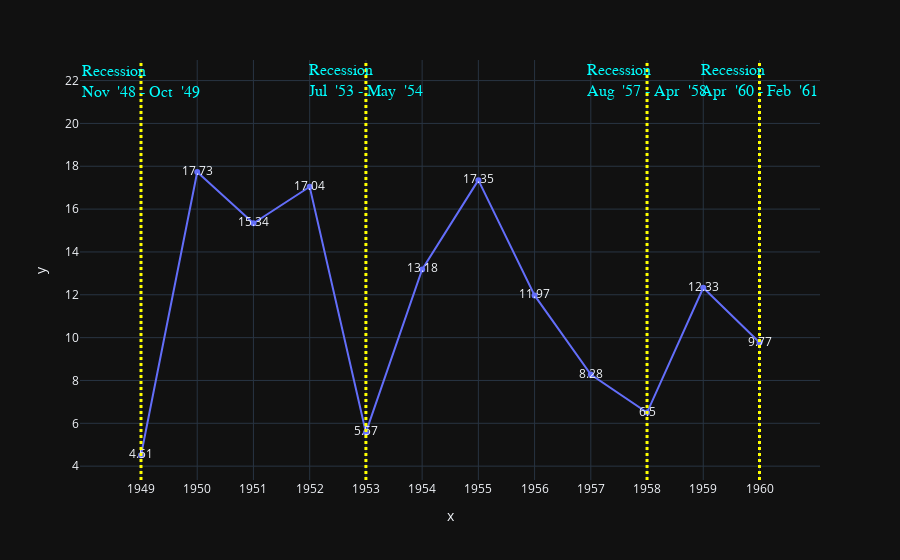

The cell this chart's notebook holds for it:
### Code cell
fig1 = px.line(x=df1.index, y=df1, text=df1.round(2))

fig1.update_xaxes(
    ticktext=df1.index.values,
    tickvals=df1.index.values,
    ticklen=12
)

fig1.add_annotation(
    x='1949', y=20 + 1,
    text=f'Recession<br>Nov  \'48 - Oct  \'49',
    yanchor='bottom', showarrow=False,
    arrowhead=1, arrowsize=1, arrowwidth=2, arrowcolor='#636363',
    ax=-20, ay=-30,
    font=dict(size=16, color='cyan', family='Arial'), align='left')

fig1.add_annotation(
    x='1953', y=20 + 1,
    text=f'Recession<br>Jul  \'53 - May  \'54',
    yanchor='bottom', showarrow=False,
    arrowhead=1, arrowsize=1, arrowwidth=2, arrowcolor='#636363',
    ax=-20, ay=-30,
    font=dict(size=16, color='cyan', family='Arial'), align='left')

fig1.add_annotation(
    x='1958', y=20 + 1,
    text=f'Recession<br>Aug  \'57 - Apr  \'58',
    yanchor='bottom', showarrow=False,
    arrowhead=1, arrowsize=1, arrowwidth=2, arrowcolor='#636363',
    ax=-20, ay=-30,
    font=dict(size=16, color='cyan', family='Arial'), align='left')

fig1.add_annotation(
    x='1960', y=20 + 1,
    text=f'Recession<br>Apr  \'60 - Feb  \'61',
    yanchor='bottom', showarrow=False,
    arrowhead=1, arrowsize=1, arrowwidth=2, arrowcolor='#636363',
    ax=-20, ay=-30,
    font=dict(size=16, color='cyan', family='Arial'), align='left')

fig1.update_layout(
    shapes=[
        dict(type='line', line=dict(color='yellow', width=3, dash='dot'),
             yref='paper', y0=0, y1=1,
             xref='x', x0='1949', x1='1949'),
        dict(type='line', line=dict(color='yellow', width=3, dash='dot'),
             yref='paper', y0=0, y1=1,
             xref='x', x0='1953', x1='1953'),
        dict(type='line', line=dict(color='yellow', width=3, dash='dot'),
             yref='paper', y0=0, y1=1,
             xref='x', x0='1958', x1='1958'),
        dict(type='line', line=dict(color='yellow', width=3, dash='dot'),
             yref='paper', y0=0, y1=1,
             xref='x', x0='1960', x1='1960'),
    ])

fig1.show()

# Source: https://www.investopedia.com/articles/economics/08/past-recessions.asp

### Figure 1 — Plotly figure (JSON) as saved in the notebook; plotly's stock layout.template omitted (floating-point values rounded to 4 significant figures)
{"data": [{"hovertemplate": "x=%{x}<br>y=%{y}<br>text=%{text}<extra></extra>", "legendgroup": "", "line": {"color": "#636efa", "dash": "solid"}, "marker": {"symbol": "circle"}, "mode": "markers+lines+text", "name": "", "orientation": "v", "showlegend": false, "text": [4.51, 17.73, 15.34, 17.04, 5.57, 13.18, 17.35, 11.97, 8.28, 6.5, 12.33, 9.77], "x": [1949, 1950, 1951, 1952, 1953, 1954, 1955, 1956, 1957, 1958, 1959, 1960], "xaxis": "x", "y": [4.509, 17.73, 15.34, 17.04, 5.573, 13.18, 17.35, 11.97, 8.277, 6.502, 12.33, 9.77], "yaxis": "y", "type": "scatter"}], "layout": {"xaxis": {"anchor": "y", "domain": [0.0, 1.0], "title": {"text": "x"}, "ticktext": [1949, 1950, 1951, 1952, 1953, 1954, 1955, 1956, 1957, 1958, 1959, 1960], "tickvals": [1949, 1950, 1951, 1952, 1953, 1954, 1955, 1956, 1957, 1958, 1959, 1960], "ticklen": 12}, "yaxis": {"anchor": "x", "domain": [0.0, 1.0], "title": {"text": "y"}}, "legend": {"tracegroupgap": 0}, "margin": {"t": 60}, "annotations": [{"align": "left", "arrowcolor": "#636363", "arrowhead": 1, "arrowsize": 1, "arrowwidth": 2, "ax": -20, "ay": -30, "font": {"color": "cyan", "family": "Arial", "size": 16}, "showarrow": false, "text": "Recession<br>Nov  '48 - Oct  '49", "x": "1949", "y": 21, "yanchor": "bottom"}, {"align": "left", "arrowcolor": "#636363", "arrowhead": 1, "arrowsize": 1, "arrowwidth": 2, "ax": -20, "ay": -30, "font": {"color": "cyan", "family": "Arial", "size": 16}, "showarrow": false, "text": "Recession<br>Jul  '53 - May  '54", "x": "1953", "y": 21, "yanchor": "bottom"}, {"align": "left", "arrowcolor": "#636363", "arrowhead": 1, "arrowsize": 1, "arrowwidth": 2, "ax": -20, "ay": -30, "font": {"color": "cyan", "family": "Arial", "size": 16}, "showarrow": false, "text": "Recession<br>Aug  '57 - Apr  '58", "x": "1958", "y": 21, "yanchor": "bottom"}, {"align": "left", "arrowcolor": "#636363", "arrowhead": 1, "arrowsize": 1, "arrowwidth": 2, "ax": -20, "ay": -30, "font": {"color": "cyan", "family": "Arial", "size": 16}, "showarrow": false, "text": "Recession<br>Apr  '60 - Feb  '61", "x": "1960", "y": 21, "yanchor": "bottom"}], "shapes": [{"line": {"color": "yellow", "dash": "dot", "width": 3}, "type": "line", "x0": "1949", "x1": "1949", "xref": "x", "y0": 0, "y1": 1, "yref": "paper"}, {"line": {"color": "yellow", "dash": "dot", "width": 3}, "type": "line", "x0": "1953", "x1": "1953", "xref": "x", "y0": 0, "y1": 1, "yref": "paper"}, {"line": {"color": "yellow", "dash": "dot", "width": 3}, "type": "line", "x0": "1958", "x1": "1958", "xref": "x", "y0": 0, "y1": 1, "yref": "paper"}, {"line": {"color": "yellow", "dash": "dot", "width": 3}, "type": "line", "x0": "1960", "x1": "1960", "xref": "x", "y0": 0, "y1": 1, "yref": "paper"}]}}
